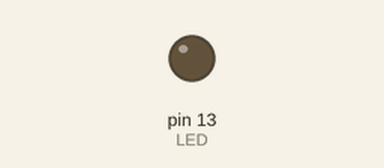
Recording of a sketch running on a simulated Arduino Uno, built with avr-gcc and run on an emulated ATmega328P. Shown: output pins drawn as LEDs (lit = HIGH).

Above: at 0.9 s.
At 3.8 s:
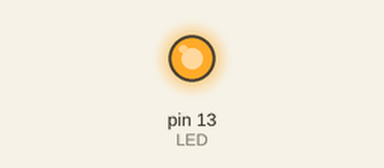
Timing chart, 0 to 10.0 s (numbered marks = the images above):
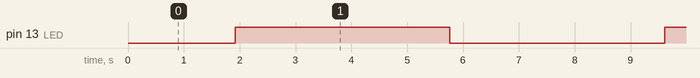

The sketch:

PWM_CONCEPT.ino
```cpp
//PWM CONCEPT
# define LED 13
void setup() {
  // put your setup code here, to run once:
  pinMode(LED, OUTPUT);
}

void loop() {
  // put your main code here, to run repeatedly:
  for(int i; i <= 255; i++)
  {
    analogWrite(LED, i);
    delay(15);
    }
  for(int j=255; j >= 0; j--)
  {
    analogWrite(LED, j);
    delay(15);
    }
}
```

Measured:
- by itself, pin 13 (LED): alternates HIGH for 3.8 s and LOW for 3.8 s
